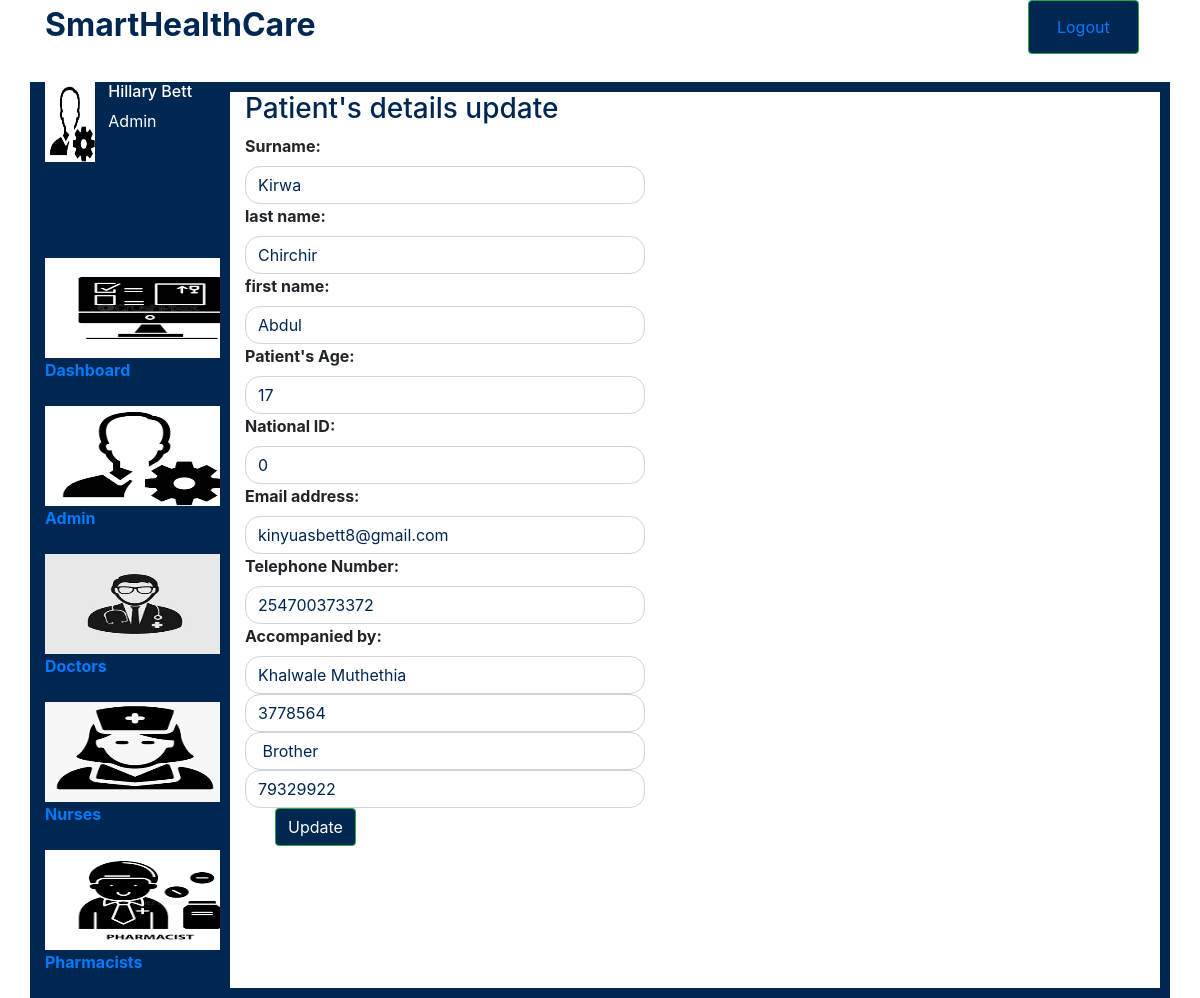
The page /displayPatientUpdateID.php on the database its author committed.
### tables this page shows
CREATE TABLE `patients` (
  `patient_id` bigint(20) NOT NULL,
  `surname` varchar(255) NOT NULL,
  `last_name` varchar(255) NOT NULL,
  `first_name` varchar(255) NOT NULL,
  `age` bigint(20) NOT NULL,
  `national_id` bigint(20) NOT NULL,
  `email_address` varchar(255) NOT NULL,
  `telephone_number` bigint(20) NOT NULL,
  `companion_name` varchar(255) NOT NULL,
  `c_national_id` bigint(20) NOT NULL,
  `c_relationship` varchar(255) NOT NULL,
  `contact_number` bigint(20) NOT NULL,
  `facility` varchar(255) NOT NULL,
  `diagnosis` varchar(255) NOT NULL,
  `drugs_administered` varchar(255) NOT NULL,
  `visit_date` timestamp NOT NULL DEFAULT current_timestamp() ON UPDATE current_timestamp()
);

### displayPatientUpdateID.php (the view, shortened to what this page needs)
<?php
$conn = mysqli_connect("localhost","root","","smart");
$nationalID = mysqli_real_escape_string($conn,$_POST['searchDoctor']);
$sql = "select * from patients where national_id = '$nationalID'";
$result = $conn -> query($sql);
if ($result -> num_rows > 0){
while ($row = $result -> fetch_assoc()){
?>
<!doctype html>
<html lang="en">
<head>
    <link rel="stylesheet" href="files/bootstrap/css/bootstrap.css">
    <link rel="stylesheet" href="files/dash.css">
</head>
<body>
<div class="container">
    <h2><b>SmartHealthCare</b>&nbsp;&nbsp; &nbsp; &nbsp; &nbsp;&nbsp;&nbsp; &nbsp; &nbsp; &nbsp; &nbsp;&nbsp; &nbsp;&nbsp; &nbsp; &nbsp; &nbsp;&nbsp;&nbsp; &nbsp;
        <li class="btn btn-success"> <a class="nav-link" href="logout.php">Logout</a></li></h2>
    <div class="row">
        <div class="col-sm-2 col1">
            <div class="row">
                <div class="col-sm-4"><img src="files/images/adminMain.png" alt=""  width="50" height="80px"></div>
                <div class="col-sm-8"><h6>Hillary Bett</h6><h8>Admin</h8></div>
            </div>
            <br><br><br><br>
            <div class="row">
                <a href="dashboard.php">   <div class="col-sm-4"><img src="files/images/dashboardMain.png" alt="" width="210" height="100px"></div></a>
                <a href="dashboard.php"><div class="col-sm-8"><b>Dashboard</b></div></a>
            </div>
            <br>
            <div class="row">
                <a href="#"> <div class="col-sm-4"><img src="files/images/adminMain.png" alt=""  width="180" height="100px"></div></a>
                <a href="#"><div class="col-sm-8 "><b>Admin</b></div></a>
            </div>
            <br>
            <div class="row">
                <a href="#"> <div class="col-sm-4"><img src="files/images/doctor1.jpg" alt=""  width="180" height="100px"></div></a>
                <a href="#"> <div class="col-sm-8"><b>Doctors</b></div></a>
            </div>
            <br>
            <div class="row">
                <a href="#"><div class="col-sm-4"><img src="files/images/nurseM.png" alt=""  width="180" height="100px"></div></a>
                <a href="#"> <div class="col-sm-8"><b>Nurses</b></div></a>
            </div>
            <br>
            <div class="row">
                <a href="#"><div class="col-sm-4"><img src="files/images/pharm1.png" alt=""  width="210" height="100px"></div></a>
                <a href="#"> <div class="col-sm-8"><b>Pharmacists</b></div></a>
            </div>
            <br>
        </div>
    <div class="col-sm-10">
        <h3>Patient's details update</h3>
        <form action="updatePatientID.php" method="post">
         <div class="doct">
             <label for=""><b>Surname:</b></label>
             <input type="text" name="surname" placeholder="Enter surname" required  class="form-control"
                    value="<?php print $row['surname'];?>">
             <label for=""><b>last name:</b></label>
             <input type="text" name="last_name" placeholder="Enter last name" required  class="form-control"
                    value="<?php print $row['last_name'];?>">
             <label for=""><b>first name:</b></label>
             <input type="text" name="first_name" placeholder="Enter first name" required class="form-control"
                    value="<?php print $row['first_name'];?>">
             <label for=""><b>Patient's Age:</b></label>
             <input type="text" name="age" placeholder="Enter Patient's Age" required class="form-control"
                    value="<?php print $row['age'];?>">
             <label for=""><b>National ID:</b></label>
             <input type="text" name="national_id" placeholder="Enter National id"  class="form-control"
                    value="<?php print $row['national_id'];?>">
             <label for="" ><b>Email address:</b></label>
             <input type="email" name="email_address" placeholder="Your Email address" required class="form-control"
                    value="<?php print $row['email_address'];?>">
             <label for="" ><b>Telephone Number:</b></label>
             <input type="tel" name="telephone_number" placeholder="Your Telephone number" required class="form-control"
                    value="<?php print $row['telephone_number'];?>">
             <label for="" ><b>Accompanied by:</b></label>
             <input type="text" name="companion_name" placeholder="Name of Companion"  class="form-control"
                    value="<?php print $row['companion_name'];?>">
             <input type="text" name="c_national_id" placeholder="Companion's ID"  class="form-control"
                    value="<?php print $row['c_national_id'];?>">
             <input type="text" name="c_relationship" placeholder="Relationship with patient"  class="form-control"
                    value="<?php print $row['c_relationship'];?>">
             <input type="text" name="contact_number" placeholder="Companion's Contact"  class="form-control"
                    value="<?php print $row['contact_number'];?>">
         </div>
            <div class="button">
                <input type="submit" name="submit" value="Update" class="btn btn-success">
            </div>
        </form>
    </div>
</div>
</div>
</body>
</html>
    <?php
}
}
?>

### files/dash.css (style rules this page uses)
h2 { color: #002752; padding-bottom: 20px; }
.col1 { background: #002752; color: white; }
.col-sm-10 { border: #002752 10px solid; }
.btn { color: white; background: #002752; margin-left: 30px; }
h6 { color: white; }
h3 { color: #002752; }
.doct { width: 400px; display: block; align-items: center; justify-content: center; }
input[type=text], input[type=email], input[type=tel], textarea { border-radius: 15px ; color: #002752; }
h8 { text-align: center; }

### rows shown on the page
patients: surname "Kirwa", last_name "Chirchir", first_name "Abdul", age "17", national_id "0", email_address "kinyuasbett8@gmail.com", telephone_number "254700373372", companion_name "Khalwale Muthethia", c_national_id "3778564", c_relationship "Brother", contact_number "79329922"
